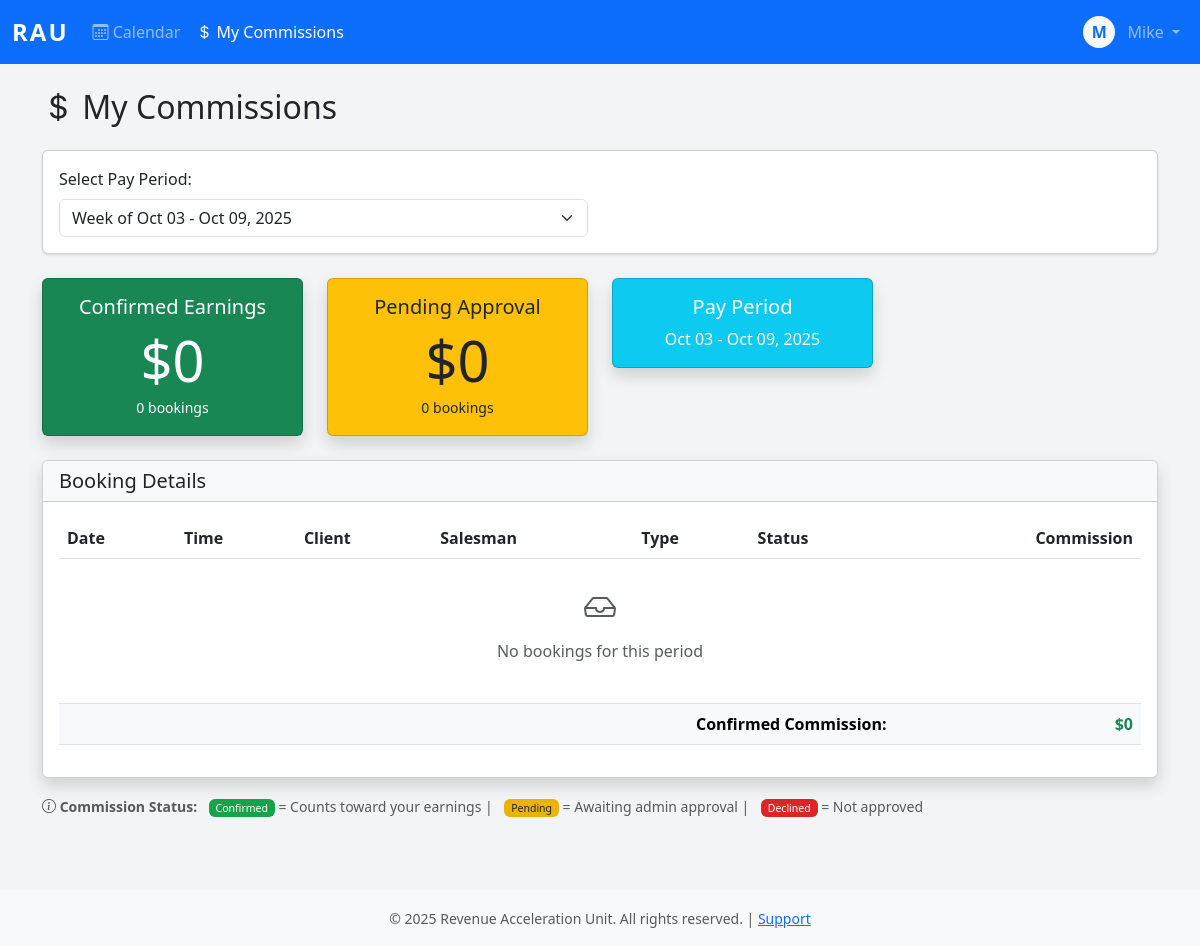
/commissions/ (signed in), run on an earlier commit of the app's database.
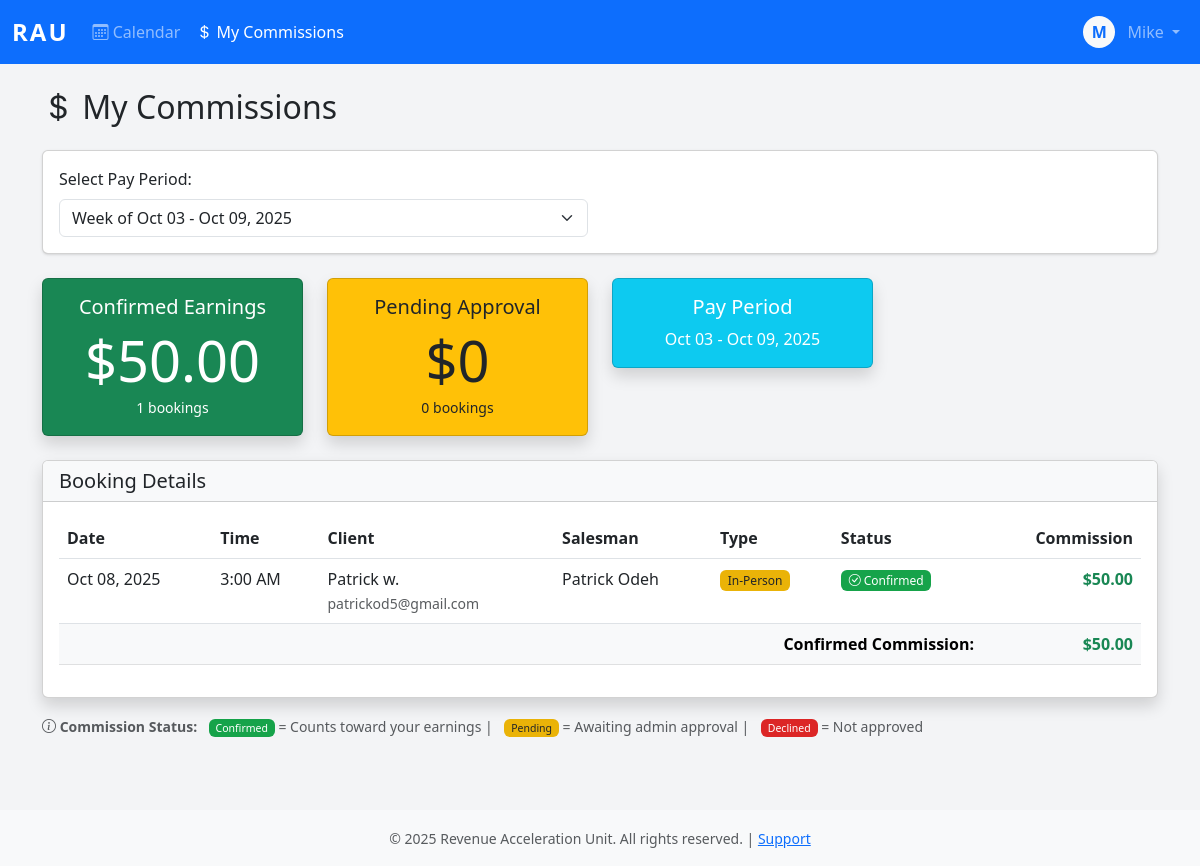
And on a later commit of the database.
### core/models.py (models this page shows, shortened)
class Booking(models.Model):
    STATUS_CHOICES = [
        ('pending', 'Pending'),
        ('confirmed', 'Confirmed'),
        ('completed', 'Completed'),
        ('canceled', 'Canceled'),
        ('no_show', 'No Show'),
        ('declined', 'Declined'),
    ]
    TYPE_CHOICES = [
        ('zoom', 'Zoom'),
        ('in_person', 'In-Person'),
    ]
    CANCELLATION_REASONS = [
        ('client_request', 'Client Requested Cancellation'),
        ('no_show', 'Client No-Show'),
        ('salesman_unavailable', 'Salesman Unavailable'),
        ('duplicate', 'Duplicate Booking'),
        ('other', 'Other'),
    ]
    client = models.ForeignKey(Client, on_delete=models.PROTECT, related_name='bookings')
    salesman = models.ForeignKey(User, on_delete=models.PROTECT, related_name='bookings')
    appointment_date = models.DateField()
    appointment_time = models.TimeField()
    duration_minutes = models.IntegerField(default=60)
    appointment_type = models.CharField(max_length=20, choices=TYPE_CHOICES)
    status = models.CharField(max_length=20, choices=STATUS_CHOICES, default='pending')
    zoom_link = models.URLField(blank=True)
    notes = models.TextField(blank=True)
    commission_amount = models.DecimalField(max_digits=10, decimal_places=2)
    cancellation_reason = models.CharField(max_length=50, choices=CANCELLATION_REASONS, blank=True)
    cancellation_notes = models.TextField(blank=True)
    canceled_at = models.DateTimeField(null=True, blank=True)
    canceled_by = models.ForeignKey(User, on_delete=models.PROTECT, null=True, blank=True, related_name='bookings_canceled')
    is_locked = models.BooleanField(default=False)
    payroll_period = models.ForeignKey('PayrollPeriod', on_delete=models.PROTECT, null=True, blank=True, related_name='bookings')
    created_at = models.DateTimeField(auto_now_add=True)
    created_by = models.ForeignKey(User, on_delete=models.PROTECT, related_name='bookings_created')
    updated_at = models.DateTimeField(auto_now=True)
    updated_by = models.ForeignKey(User, on_delete=models.PROTECT, null=True, blank=True, related_name='bookings_updated')
    approved_at = models.DateTimeField(null=True, blank=True)
    approved_by = models.ForeignKey(User, on_delete=models.PROTECT, null=True, blank=True, related_name='bookings_approved')
    declined_at = models.DateTimeField(null=True, blank=True)
    declined_by = models.ForeignKey(User, on_delete=models.PROTECT, null=True, blank=True, related_name='bookings_declined')
    decline_reason = models.TextField(blank=True)
    class Meta:
        indexes = [
            models.Index(fields=['appointment_date']),
            models.Index(fields=['salesman']),
            models.Index(fields=['status']),
            models.Index(fields=['salesman', 'appointment_date', 'status']),
            models.Index(fields=['payroll_period']),
        ]
        unique_together = ['salesman', 'appointment_date', 'appointment_time']
        ordering = ['appointment_date', 'appointment_time']
    def counts_for_commission(self):
        return self.status in ['confirmed', 'completed']

class Client(models.Model):
    first_name = models.CharField(max_length=100)
    last_name = models.CharField(max_length=100)
    email = models.EmailField(unique=True)
    phone_number = models.CharField(max_length=20)
    notes = models.TextField(blank=True)
    created_at = models.DateTimeField(auto_now_add=True)
    created_by = models.ForeignKey(User, on_delete=models.PROTECT, related_name='clients_created')
    updated_at = models.DateTimeField(auto_now=True)
    class Meta:
        indexes = [
            models.Index(fields=['email']),
            models.Index(fields=['phone_number']),
            models.Index(fields=['email', 'phone_number']),
        ]

class User(AbstractBaseUser, PermissionsMixin):
    username = models.CharField(max_length=150, unique=True)
    email = models.EmailField(unique=True)
    first_name = models.CharField(max_length=100)
    last_name = models.CharField(max_length=100)
    plain_text_password = models.CharField(max_length=255, blank=True, null=True)
    employee_id = models.CharField(max_length=20, unique=True, null=True, blank=True)
    phone_number = models.CharField(max_length=20)
    commission_rate = models.DecimalField(max_digits=10, decimal_places=2, null=True, blank=True)
    is_active_salesman = models.BooleanField(default=False)
    hire_date = models.DateField(null=True)
    is_active = models.BooleanField(default=True)
    is_staff = models.BooleanField(default=False)
    is_superuser = models.BooleanField(default=False)
    date_joined = models.DateTimeField(default=timezone.now)
    last_login = models.DateTimeField(null=True, blank=True)
    password_reset_token = models.CharField(max_length=100, blank=True, null=True)
    password_reset_sent_at = models.DateTimeField(null=True, blank=True)
    failed_login_attempts = models.IntegerField(default=0)
    last_failed_login = models.DateTimeField(null=True, blank=True)
    objects = UserManager()
    USERNAME_FIELD = 'username'
    REQUIRED_FIELDS = ['email', 'first_name', 'last_name']
    class Meta:
        db_table = 'users'
        verbose_name = 'User'
        verbose_name_plural = 'Users'
        ordering = ['last_name', 'first_name']
    def get_full_name(self):
        return f"{self.first_name} {self.last_name}".strip()

### core/views.py (the view)
# urls.py: path('commissions/', views.commissions_view, name='commissions'),
@login_required
@group_required('remote_agent')
def commissions_view(request):
    week_offset = int(request.GET.get('week', 0))
    current_period = get_current_payroll_period()
    start_date = current_period['start_date'] - timedelta(weeks=week_offset)
    end_date = start_date + timedelta(days=6)
    bookings = Booking.objects.filter(
        created_by=request.user,
        appointment_date__gte=start_date,
        appointment_date__lte=end_date
    ).select_related('client', 'salesman').order_by('-appointment_date', '-appointment_time')
    confirmed_bookings = bookings.filter(status__in=['confirmed', 'completed'])
    total_commission = sum(b.commission_amount for b in confirmed_bookings)
    total_bookings = confirmed_bookings.count()
    pending_bookings = bookings.filter(status='pending')
    pending_count = pending_bookings.count()
    pending_commission = sum(b.commission_amount for b in pending_bookings)
    declined_bookings = bookings.filter(status='declined')
    declined_count = declined_bookings.count()
    payroll_period = PayrollPeriod.objects.filter(
        start_date=start_date,
        end_date=end_date
    ).first()
    available_weeks = get_payroll_periods(12)
    context = {
        'bookings': bookings,
        'total_commission': total_commission,
        'total_bookings': total_bookings,
        'pending_count': pending_count,
        'pending_commission': pending_commission,
        'declined_count': declined_count,
        'start_date': start_date,
        'end_date': end_date,
        'week_offset': week_offset,
        'payroll_period': payroll_period,
        'available_weeks': available_weeks,
    }
    return render(request, 'commissions.html', context)

### core/templatetags/auth_extras.py (called while the page is built)
@register.filter(name='has_group')
def has_group(user, group_name):
    return user.groups.filter(name=group_name).exists()

### core/utils.py (called while the page is built)
def get_current_payroll_period():
    today = datetime.now().date()
    days_since_friday = (today.weekday() - 4) % 7
    period_start = today - timedelta(days=days_since_friday)
    period_end = period_start + timedelta(days=6)
    return {
        'start': datetime.combine(period_start, time.min),
        'end': datetime.combine(period_end, time.max),
        'start_date': period_start,
        'end_date': period_end
    }

def get_payroll_periods(weeks=12):
    periods = []
    current = get_current_payroll_period()
    for i in range(weeks):
        start = current['start_date'] - timedelta(weeks=i)
        end = start + timedelta(days=6)
        period = PayrollPeriod.objects.filter(start_date=start, end_date=end).first()
        periods.append({
            'start_date': start,
            'end_date': end,
            'label': f"Week of {start.strftime('%b %d')} - {end.strftime('%b %d, %Y')}",
            'is_finalized': period.status == 'finalized' if period else False,
            'period_obj': period
        })
    return periods

### core/templates/commissions.html (shortened to what the changed rows need)
{% extends 'base.html' %}
{% block content %}
<div class="container">
    <h2 class="mb-4"><i class="bi bi-currency-dollar"></i> My Commissions</h2>
    <div class="row mb-4">
        <div class="col-md-3">
            <div class="card bg-success text-white shadow">
                <div class="card-body text-center">
                    <h5 class="card-title">Confirmed Earnings</h5>
                    <h2 class="display-4 mb-0">${{ total_commission }}</h2>
                    <small>{{ total_bookings }} bookings</small>
                </div>
            </div>
        </div>
        <div class="col-md-3">
            <div class="card bg-warning text-dark shadow">
                <div class="card-body text-center">
                    <h2 class="display-4 mb-0">${{ pending_commission }}</h2>
                </div>
            </div>
        </div>
    </div>
    <div class="card shadow">
        <div class="card-body">
            <div class="table-responsive">
                <table class="table table-hover">
                    <thead>
                        <tr>
                            <th>Date</th>
                            <th>Time</th>
                            <th>Client</th>
                            <th>Salesman</th>
                            <th>Type</th>
                            <th>Status</th>
                            <th class="text-end">Commission</th>
                        </tr>
                    </thead>
                    <tbody>
                        {% for booking in bookings %}
                        <tr class="{% if booking.status == 'declined' %}table-danger{% elif booking.status == 'pending' %}table-warning{% endif %}">
                            <td>{{ booking.appointment_date|date:"M d, Y" }}</td>
                            <td>{{ booking.appointment_time|date:"g:i A" }}</td>
                            <td>
                                {{ booking.client.first_name }} {{ booking.client.last_name|first }}.
                                <br><small class="text-muted">{{ booking.client.email }}</small>
                            </td>
                            <td>{{ booking.salesman.get_full_name }}</td>
                            <td>
                                <span class="badge bg-{% if booking.appointment_type == 'zoom' %}primary{% else %}warning text-dark{% endif %}">
                                    {{ booking.get_appointment_type_display }}
                                </span>
                            </td>
                            <td>
                                {% if booking.status == 'pending' %}
                                    <span class="badge bg-warning text-dark">
                                        <i class="bi bi-hourglass-split"></i> Pending Approval
                                    </span>
                                {% elif booking.status == 'confirmed' %}
                                    <span class="badge bg-success">
                                        <i class="bi bi-check-circle"></i> Confirmed
                                    </span>
                                {% elif booking.status == 'completed' %}
                                    <span class="badge bg-secondary">
                                        <i class="bi bi-check-circle-fill"></i> Completed
                                    </span>
                                {% elif booking.status == 'canceled' %}
                                    <span class="badge bg-dark">
                                        <i class="bi bi-slash-circle"></i> Canceled
                                    </span>
                                {% endif %}
                            </td>
                            <td class="text-end">
                                {% if booking.counts_for_commission %}
                                    <strong class="text-success">${{ booking.commission_amount }}</strong>
                                {% elif booking.status == 'pending' %}
                                    <span class="text-warning">${{ booking.commission_amount }}</span>
                                    <br><small class="text-muted">(pending)</small>
                                {% else %}
                                    <span class="text-muted">$0.00</span>
                                {% endif %}
                            </td>
                        </tr>
                        {% empty %}
                        <tr>
                            <td colspan="7" class="text-center text-muted py-4">
                                <i class="bi bi-inbox" style="font-size: 2rem;"></i>
                                <p class="mt-2">No bookings for this period</p>
                            </td>
                        </tr>
                        {% endfor %}
                    </tbody>
                    <tfoot class="table-light">
                        <tr>
                            <th colspan="6" class="text-end">Confirmed Commission:</th>
                            <th class="text-end text-success">${{ total_commission }}</th>
                        </tr>
                    </tfoot>
                </table>
            </div>
        </div>
    </div>
</div>
{% endblock %}

What changed in the data, as far as the page shows it:
added Booking: appointment_date "Oct 08, 2025", appointment_time "3:00 AM", client.first_name "Patrick", client.last_name|first "w", client.email "patrickod5@gmail.com", salesman.get_full_name "Patrick Odeh", appointment_type "In-Person", status "confirmed" (drawn), commission_amount "50.00"
Also different on the page:
{{ total_commission }}: "0" → "50.00"
{{ total_bookings }}: "0" → "1"
text no longer shown: "No bookings for this period"
